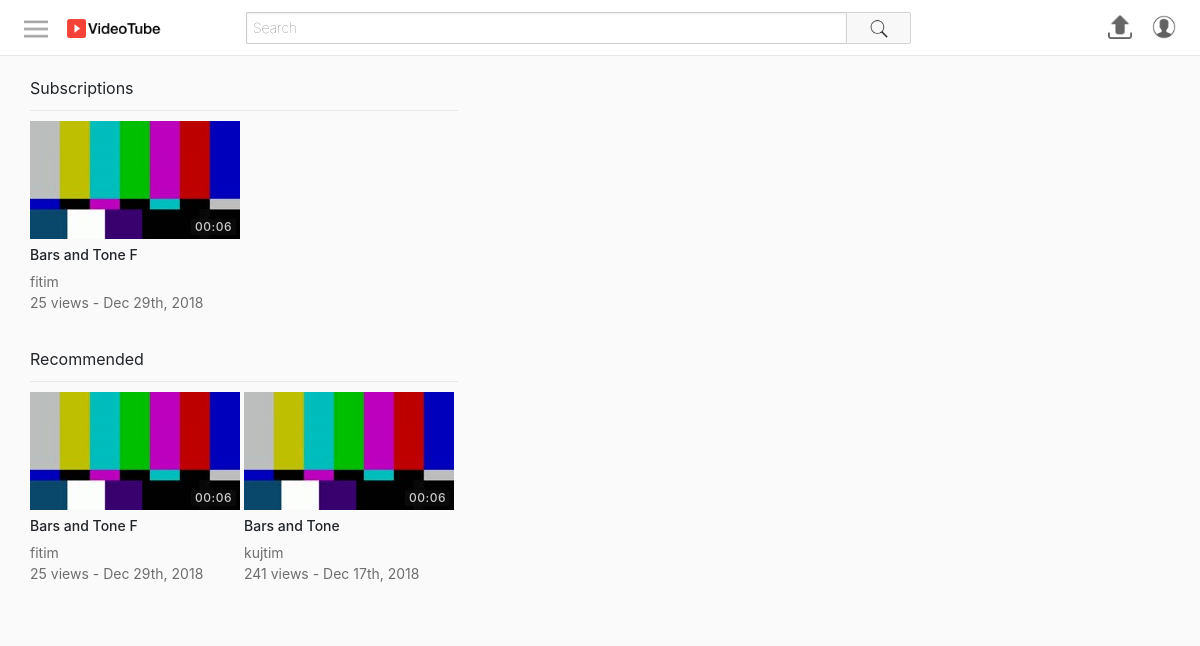
/index.php (signed in), run on the app's committed database.
### tables this page shows
CREATE TABLE `videos` (
  `id` int(11) NOT NULL,
  `uploadedBy` varchar(50) NOT NULL,
  `title` varchar(70) NOT NULL,
  `description` varchar(1000) NOT NULL,
  `privacy` int(11) NOT NULL,
  `filePath` varchar(250) NOT NULL,
  `category` int(11) NOT NULL,
  `uploadDate` datetime NOT NULL DEFAULT CURRENT_TIMESTAMP,
  `views` int(11) NOT NULL,
  `duration` varchar(10) NOT NULL
);

CREATE TABLE `thumbnails` (
  `id` int(11) NOT NULL,
  `videoId` int(11) NOT NULL,
  `filePath` varchar(250) NOT NULL,
  `selected` int(11) NOT NULL
);

### includes/classes/Video.php (called while the page is built, shortened)
<?php
class Video{
    private $con, $sqlData, $userLoggedInObj;
    public function __construct($con, $input, $userLoggedInObj){
        $this->con = $con;
        if(is_array($input)){
            $this->sqlData = $input;
        }else{
            $query = $this->con->prepare("SELECT * FROM videos WHERE id=:id");
            $query->bindParam(":id", $input);
            $query->execute();
            $this->sqlData = $query->fetch(PDO::FETCH_ASSOC);
        }
    }
    public function getId(){
        return $this->sqlData["id"];
    }
    public function getUploadedBy(){
        return $this->sqlData["uploadedBy"];
    }
    public function getTitle(){
        return $this->sqlData["title"];
    }
    public function getTimeStamp(){
        $date = $this->sqlData["uploadDate"];
        return date("M jS, Y", strtotime($date));
    }
    public function getViews(){
        return $this->sqlData["views"];
    }
    public function getDuration(){
        return $this->sqlData["duration"];
    }
    public function getThumbnail(){
        $query = $this->con->prepare("SELECT filePath FROM thumbnails WHERE videoId=:videoId AND selected=1");
        $query->bindParam(":videoId", $videoId);
        $videoId = $this->getId();
        $query->execute();
        return $query->fetchColumn();
    }
}
?>

### includes/classes/SubscriptionsProvider.php (called while the page is built)
<?php
class SubscriptionsProvider {
    private  $con, $userLoggedInObj;
    public function __construct($con, $userLoggedInObj){
        $this->con = $con;
        $this->userLoggedInObj = $userLoggedInObj;
    }
    public function getVideos(){
        $videos = array();
        $subscriptions = $this->userLoggedInObj->getSubscriptions();
        if(sizeof($subscriptions) > 0){
            $condition = "";
            $i = 0;
            while($i < sizeof($subscriptions)){
                if($i == 0){
                    $condition = "WHERE uploadedBy=?";
                }else {
                    $condition = " OR uploadedBy=? ";
                }
                $i++;
            }
            $videoSql = "SELECT * FROM videos $condition ORDER BY uploadDate DESC";
            $videoQuery = $this->con->prepare($videoSql);
            $i = 1;
            foreach($subscriptions as $sub){
                $subUsername = $sub->getUsername();
                $videoQuery->bindValue($i, $subUsername);
                $i++;
            }
            $videoQuery->execute();
            while($row = $videoQuery->fetch(PDO::FETCH_ASSOC)){
                $video = new Video($this->con, $row, $this->userLoggedInObj);
                array_push($videos, $video);
            }
        }
        return $videos;
    }
}
?>

### includes/classes/User.php (called while the page is built, shortened)
<?php
class User{
    private $con, $sqlData;
    public function __construct($con, $username){
        $this->con = $con;
        $query = $this->con->prepare("SELECT * FROM users WHERE username=:un");
        $query->bindParam(":un", $username);
        $query->execute();
        $this->sqlData = $query->fetch(PDO::FETCH_ASSOC);
    }
    public static function isLoggedIn(){
        return  isset($_SESSION["userLoggedin"]);
    }
    public function getUsername(){
        return $this->sqlData["username"];
    }
    public function getSubscriptions(){
        $query = $this->con->prepare("SELECT userTo FROM subscribers WHERE userFrom=:userFrom");
        $username = $this->getUsername();
        $query->bindParam(":userFrom", $username);
        $query->execute();
        $subs = array();
        while($row = $query->fetch(PDO::FETCH_ASSOC)){
            $user = new User($this->con, $row["userTo"]);
            array_push($subs, $user);
        }
        return $subs;
    }
}
?>

### includes/classes/VideoGridItem.php (the view)
<?php
class VideoGridItem {
    private $video, $largeMode;
    public function __construct($video, $largeMode){
        $this->video = $video;
        $this->largeMode = $largeMode;
    }
    public function create(){
        $thumbnail = $this->createThumbnail();
        $details = $this->createDetails();
        $url = "watch.php?id=" . $this->video->getId();
        return "<a href='$url'>
                    <div class='videoGridItem'>
                        $thumbnail
                        $details
                    </div>
                </a>";
    }
    public function createThumbnail(){
        $thumbnail = $this->video->getThumbnail();
        $duration = $this->video->getDuration();
        return "<div class='thumbnail'>
                    <img src='$thumbnail'>
                    <div class='duration'>
                        <span>$duration</span>
                    </div>
                </div>";
    }
    public function createDetails(){
        $title =  $this->video->getTitle();
        $username =  $this->video->getUploadedBy();
        $views =  $this->video->getViews();
        $description =  $this->createDescription();
        $timestamp =  $this->video->getTimeStamp();
        return "<div class='details'>
                    <h3 class='title'>$title</h3>
                    <span class='username'>$username</span>
                    <div class='stats'>
                        <span class='viewCount'>$views views - </span>
                        <span class='timestamp'>$timestamp</span>
                    </div>
                    $description
                </div>";
    }
    private function createDescription(){
        if(!$this->largeMode){
            return "";
        }else {
            $description =  $this->video->getDescription();
            $description = (strlen($description) > 350) ? substr($description, 0, 347) . "..." : $description;
            return "<span class='description'>$description</span>";
        }
    }
}
?>

### includes/classes/VideoGrid.php (shortened to what this page needs)
<?php
require_once("VideoGridItem.php");
class VideoGrid {
    private $con, $userLoggedInObj;
    private $largeMode = false;
    private $gridClass = "videoGrid";
    public function __construct($con, $userLoggedInObj){
        $this->con = $con;
        $this->userLoggedInObj = $userLoggedInObj;
    }
    public function create($videos, $title, $showFilter){
        if($videos == null){
            $gridItems = $this->generateItems();
        }else {
            $gridItems = $this->generateItemsFromVideos($videos);
        }
        $header = "";
        if($title != null){
            $header = $this->createGridHeader($title, $showFilter);
        }
        return "$header
                <div class='$this->gridClass'>
                    $gridItems
                </div>";
    }
    public function generateItems(){
        $query = $this->con->prepare("SELECT * FROM videos ORDER BY RAND() LIMIT 15");
        $query->execute();
        $elementsHtml = "";
        while($row = $query->fetch(PDO::FETCH_ASSOC)){
            $video = new Video($this->con, $row, $this->userLoggedInObj);
            $item = new VideoGridItem($video, $this->largeMode);
            $elementsHtml .= $item->create();
        }
        return $elementsHtml;
    }
    public function generateItemsFromVideos($videos){
        $elementsHtml = "";
        foreach($videos as $video){
            $item = new VideoGridItem($video, $this->largeMode);
            $elementsHtml .= $item->create();
        }
        return $elementsHtml;
    }
    public function createGridHeader($title, $showFilter){
        $filter = "";
        return "<div class='videoGridHeader'>
                    <div class='left'>
                        $title
                    </div>
                    $filter
                </div>";
    }
}
?>

### assets/css/style.css (style rules this page uses)
html,body { height: 100%; padding: 0; margin: 0; }
.videoGrid { display: flex; flex-wrap: wrap; }
.videoGridItem { margin-right: 4px; margin-bottom: 24px; }
.videoGridItem .thumbnail { width: 210px; height: 118px; position: relative; }
.videoGridItem .thumbnail img { width: 100%; height: 100%; }
.videoGridItem .thumbnail .duration { bottom: 0; right: 0; position: absolute; margin: 4px; color: #fff; background-color: rgba(17,17,17,0.8); opacity: 0.8; padding: 2px 4px; border-radius: 2px; letter-spacing: 0.5px; font-size: 12px; font-weight: 500; line-height: 12px; }
.videoGridItem .details { padding-right: 24px; position: relative; cursor: pointer; display: flex; flex-direction: column; width: 210px; }
.videoGridItem .details .title { margin: 8px 0; max-height: 32px; overflow: hidden; font-size: 14px; font-weight: 500; line-height: 16px; color: #212529; }
.videoGridItem .details .username, .videoGridItem .details .stats { color: rgba(17,17,17,0.6); font-size: 14px; overflow-x: hidden; text-overflow: ellipsis; white-space: nowrap; }
.videoGridHeader { display: flex; margin: 10px 0; padding-bottom: 10px; border-bottom: 1px solid #e8e8e8; }
.videoGridHeader div { flex: 1; }

### data on the page
videos: thumbnails.filePath (picture), duration "00:06", title "Bars and Tone F", uploadedBy "fitim", views "25", uploadDate "Dec 29th, 2018"
videos: thumbnails.filePath (picture), duration "00:06", title "Bars and Tone", uploadedBy "kujtim", views "241", uploadDate "Dec 17th, 2018"

### other printed values
$title "Subscriptions Recommended"
